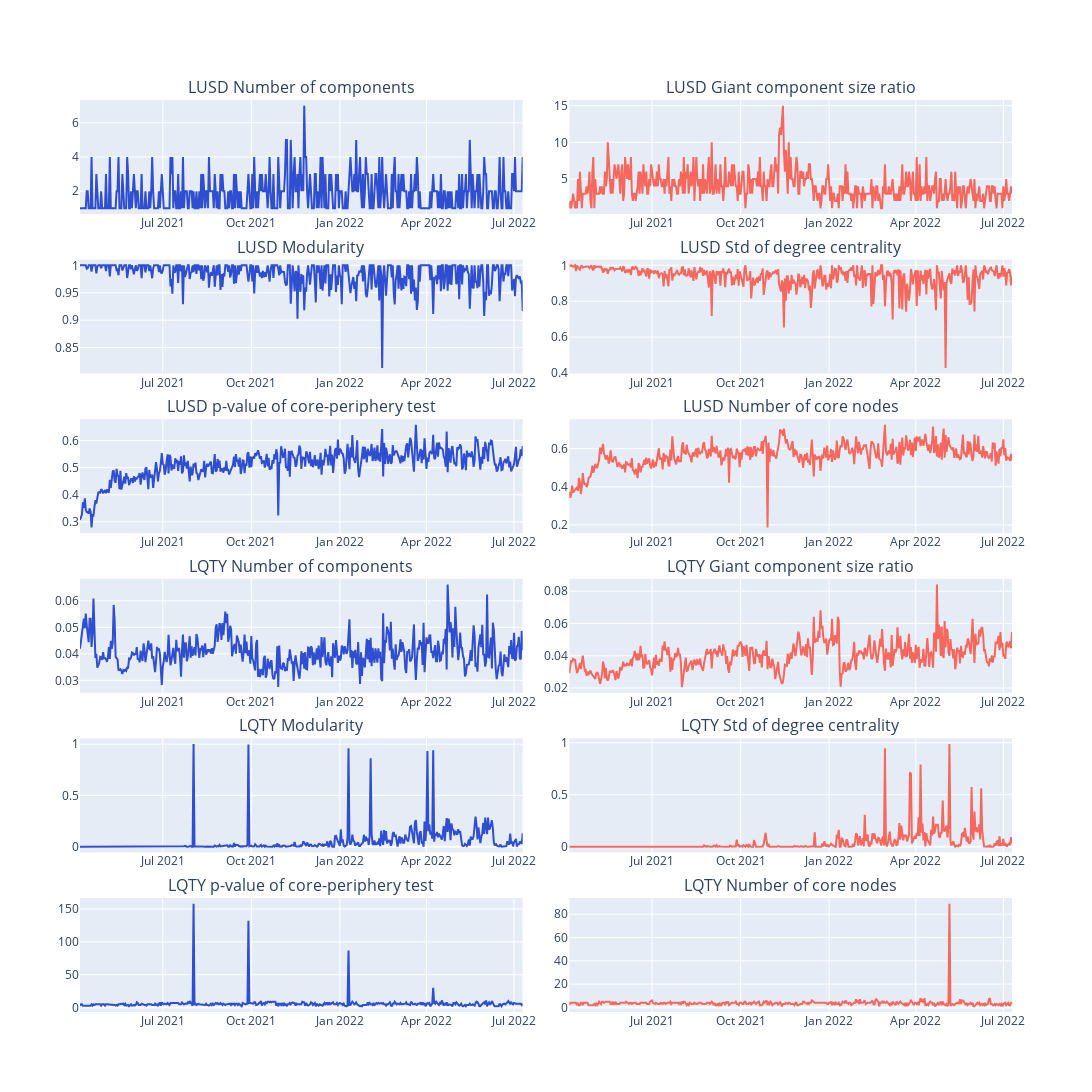

Notebook source saved alongside this figure:
### Code cell
fig = make_subplots(
    rows=6, 
    cols=2,
    subplot_titles=(
        "LUSD Number of components", 
        "LUSD Giant component size ratio", 
        "LUSD Modularity", 
        "LUSD Std of degree centrality",
        "LUSD p-value of core-periphery test",
        "LUSD Number of core nodes",

        "LQTY Number of components", 
        "LQTY Giant component size ratio", 
        "LQTY Modularity", 
        "LQTY Std of degree centrality",
        "LQTY p-value of core-periphery test",
        "LQTY Number of core nodes",
    ),
    horizontal_spacing=0.05, 
    vertical_spacing=0.05,
)

# LUSD
fig.add_trace(
    go.Scatter(x=LUSD_network_fea['timestamp'], y=LUSD_network_fea['num_components'], marker_color=LUSD_color1),
    row=1, col=1
)

fig.add_trace(
    go.Scatter(x=LUSD_network_fea['timestamp'], y=LUSD_network_fea['giant_com_ratio'], marker_color=LUSD_color1),
    row=2, col=1
)

fig.add_trace(
    go.Scatter(x=LUSD_network_fea['timestamp'], y=LUSD_network_fea['modularity'], marker_color=LUSD_color1),
    row=3, col=1
)

fig.add_trace(
    go.Scatter(x=LUSD_network_fea['timestamp'], y=LUSD_network_fea['degree_centrality_std'], marker_color=LUSD_color1),
    row=4, col=1
)

fig.add_trace(
    go.Scatter(x=LUSD_network_fea['timestamp'], y=LUSD_network_fea['cp_pvalue'], marker_color=LUSD_color1),
    row=5, col=1
)

fig.add_trace(
    go.Scatter(x=LUSD_network_fea['timestamp'], y=LUSD_network_fea['num_core'], marker_color=LUSD_color1),
    row=6, col=1
)

# LQTY
fig.add_trace(
    go.Scatter(x=LQTY_network_fea['timestamp'], y=LQTY_network_fea['num_components'], marker_color=LQTY_color2),
    row=1, col=2
)

fig.add_trace(
    go.Scatter(x=LQTY_network_fea['timestamp'], y=LQTY_network_fea['giant_com_ratio'], marker_color=LQTY_color2),
    row=2, col=2
)

fig.add_trace(
    go.Scatter(x=LQTY_network_fea['timestamp'], y=LQTY_network_fea['modularity'], marker_color=LQTY_color2),
    row=3, col=2
)

fig.add_trace(
    go.Scatter(x=LQTY_network_fea['timestamp'], y=LQTY_network_fea['degree_centrality_std'], marker_color=LQTY_color2),
    row=4, col=2
)

fig.add_trace(
    go.Scatter(x=LQTY_network_fea['timestamp'], y=LQTY_network_fea['cp_pvalue'], marker_color=LQTY_color2),
    row=5, col=2
)

fig.add_trace(
    go.Scatter(x=LQTY_network_fea['timestamp'], y=LQTY_network_fea['num_core'], marker_color=LQTY_color2),
    row=6, col=2
)

# fig.update_yaxes(type="log", row=1, col=2)
# fig.update_yaxes(type="log", row=2, col=2)

fig.update_layout(height=1600, width=1400, showlegend=False)
fig.show()

fig.write_image("../Figure/images/fig6.png")

### Figure 1 — Plotly figure (JSON) as saved in the notebook; plotly's stock layout.template omitted (floating-point values rounded to 4 significant figures; data arrays with more than 128 entries replaced by an {"elided": "..."} marker saying what was removed)
{"data": [{"marker": {"color": "#2f4ed0"}, "type": "scatter", "x": {"elided": "461 str values"}, "xaxis": "x", "y": {"elided": "461 int values"}, "yaxis": "y"}, {"marker": {"color": "#2f4ed0"}, "type": "scatter", "x": {"elided": "461 str values"}, "xaxis": "x3", "y": {"elided": "461 float values"}, "yaxis": "y3"}, {"marker": {"color": "#2f4ed0"}, "type": "scatter", "x": {"elided": "461 str values"}, "xaxis": "x5", "y": {"elided": "461 float values"}, "yaxis": "y5"}, {"marker": {"color": "#2f4ed0"}, "type": "scatter", "x": {"elided": "461 str values"}, "xaxis": "x7", "y": {"elided": "461 float values"}, "yaxis": "y7"}, {"marker": {"color": "#2f4ed0"}, "type": "scatter", "x": {"elided": "461 str values"}, "xaxis": "x9", "y": {"elided": "461 float values"}, "yaxis": "y9"}, {"marker": {"color": "#2f4ed0"}, "type": "scatter", "x": {"elided": "461 str values"}, "xaxis": "x11", "y": {"elided": "461 int values"}, "yaxis": "y11"}, {"marker": {"color": "#f6685e"}, "type": "scatter", "x": {"elided": "461 str values"}, "xaxis": "x2", "y": {"elided": "461 int values"}, "yaxis": "y2"}, {"marker": {"color": "#f6685e"}, "type": "scatter", "x": {"elided": "461 str values"}, "xaxis": "x4", "y": {"elided": "461 float values"}, "yaxis": "y4"}, {"marker": {"color": "#f6685e"}, "type": "scatter", "x": {"elided": "461 str values"}, "xaxis": "x6", "y": {"elided": "461 float values"}, "yaxis": "y6"}, {"marker": {"color": "#f6685e"}, "type": "scatter", "x": {"elided": "461 str values"}, "xaxis": "x8", "y": {"elided": "461 float values"}, "yaxis": "y8"}, {"marker": {"color": "#f6685e"}, "type": "scatter", "x": {"elided": "461 str values"}, "xaxis": "x10", "y": {"elided": "461 float values"}, "yaxis": "y10"}, {"marker": {"color": "#f6685e"}, "type": "scatter", "x": {"elided": "461 str values"}, "xaxis": "x12", "y": {"elided": "461 int values"}, "yaxis": "y12"}], "layout": {"annotations": [{"font": {"size": 16}, "showarrow": false, "text": "LUSD Number of components", "x": 0.2375, "xanchor": "center", "xref": "paper", "y": 1, "yanchor": "bottom", "yref": "paper"}, {"font": {"size": 16}, "showarrow": false, "text": "LUSD Giant component size ratio", "x": 0.7625, "xanchor": "center", "xref": "paper", "y": 1, "yanchor": "bottom", "yref": "paper"}, {"font": {"size": 16}, "showarrow": false, "text": "LUSD Modularity", "x": 0.2375, "xanchor": "center", "xref": "paper", "y": 0.825, "yanchor": "bottom", "yref": "paper"}, {"font": {"size": 16}, "showarrow": false, "text": "LUSD Std of degree centrality", "x": 0.7625, "xanchor": "center", "xref": "paper", "y": 0.825, "yanchor": "bottom", "yref": "paper"}, {"font": {"size": 16}, "showarrow": false, "text": "LUSD p-value of core-periphery test", "x": 0.2375, "xanchor": "center", "xref": "paper", "y": 0.65, "yanchor": "bottom", "yref": "paper"}, {"font": {"size": 16}, "showarrow": false, "text": "LUSD Number of core nodes", "x": 0.7625, "xanchor": "center", "xref": "paper", "y": 0.65, "yanchor": "bottom", "yref": "paper"}, {"font": {"size": 16}, "showarrow": false, "text": "LQTY Number of components", "x": 0.2375, "xanchor": "center", "xref": "paper", "y": 0.475, "yanchor": "bottom", "yref": "paper"}, {"font": {"size": 16}, "showarrow": false, "text": "LQTY Giant component size ratio", "x": 0.7625, "xanchor": "center", "xref": "paper", "y": 0.475, "yanchor": "bottom", "yref": "paper"}, {"font": {"size": 16}, "showarrow": false, "text": "LQTY Modularity", "x": 0.2375, "xanchor": "center", "xref": "paper", "y": 0.3, "yanchor": "bottom", "yref": "paper"}, {"font": {"size": 16}, "showarrow": false, "text": "LQTY Std of degree centrality", "x": 0.7625, "xanchor": "center", "xref": "paper", "y": 0.3, "yanchor": "bottom", "yref": "paper"}, {"font": {"size": 16}, "showarrow": false, "text": "LQTY p-value of core-periphery test", "x": 0.2375, "xanchor": "center", "xref": "paper", "y": 0.125, "yanchor": "bottom", "yref": "paper"}, {"font": {"size": 16}, "showarrow": false, "text": "LQTY Number of core nodes", "x": 0.7625, "xanchor": "center", "xref": "paper", "y": 0.125, "yanchor": "bottom", "yref": "paper"}], "height": 1600, "showlegend": false, "width": 1400, "xaxis": {"anchor": "y", "domain": [0, 0.475]}, "xaxis10": {"anchor": "y10", "domain": [0.525, 1]}, "xaxis11": {"anchor": "y11", "domain": [0, 0.475]}, "xaxis12": {"anchor": "y12", "domain": [0.525, 1]}, "xaxis2": {"anchor": "y2", "domain": [0.525, 1]}, "xaxis3": {"anchor": "y3", "domain": [0, 0.475]}, "xaxis4": {"anchor": "y4", "domain": [0.525, 1]}, "xaxis5": {"anchor": "y5", "domain": [0, 0.475]}, "xaxis6": {"anchor": "y6", "domain": [0.525, 1]}, "xaxis7": {"anchor": "y7", "domain": [0, 0.475]}, "xaxis8": {"anchor": "y8", "domain": [0.525, 1]}, "xaxis9": {"anchor": "y9", "domain": [0, 0.475]}, "yaxis": {"anchor": "x", "domain": [0.875, 1]}, "yaxis10": {"anchor": "x10", "domain": [0.175, 0.3]}, "yaxis11": {"anchor": "x11", "domain": [0, 0.125]}, "yaxis12": {"anchor": "x12", "domain": [0, 0.125]}, "yaxis2": {"anchor": "x2", "domain": [0.875, 1]}, "yaxis3": {"anchor": "x3", "domain": [0.7, 0.825]}, "yaxis4": {"anchor": "x4", "domain": [0.7, 0.825]}, "yaxis5": {"anchor": "x5", "domain": [0.525, 0.65]}, "yaxis6": {"anchor": "x6", "domain": [0.525, 0.65]}, "yaxis7": {"anchor": "x7", "domain": [0.35, 0.475]}, "yaxis8": {"anchor": "x8", "domain": [0.35, 0.475]}, "yaxis9": {"anchor": "x9", "domain": [0.175, 0.3]}}}
